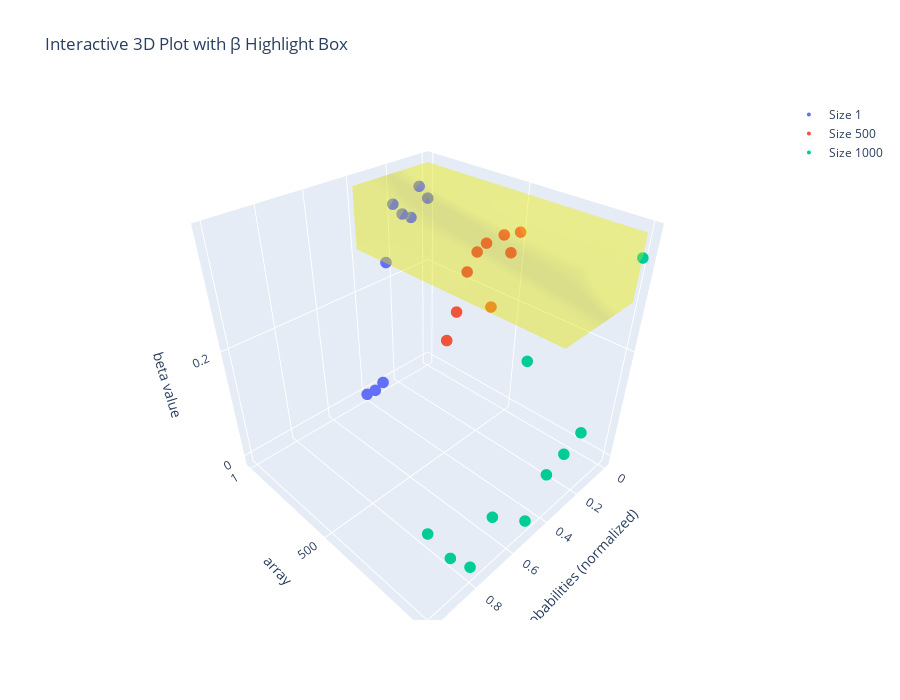

Here is the notebook cell this chart was saved with:
### Code cell
import plotly.graph_objects as go
import numpy as np


names = ['1', '500', '1000']

# =============================================
# Build interactive plot
# =============================================
fig = go.Figure()

for idx in range(3):
    x = np.array(p[idx])
    y = [idx] * len(x)
    z = beta[idx]

    fig.add_trace(go.Scatter3d(
        x=x, y=y, z=z,
        mode='markers',
        name=f"Size {names[idx]}",
        marker=dict(size=4),
        line=dict(width=4)
    ))

# =============================================
# Add transparent highlight box for β ∈ [0.28, 0.38]
# =============================================

# Box corners
x_min, x_max = 0, 0.4     # normalized probabilities span
y_min, y_max = 0, 2     # covers all curves (0→1→2)
z_min, z_max = 0.28, 0.38

# 8 vertices of the cuboid
X = [x_min, x_max, x_max, x_min, x_min, x_max, x_max, x_min]
Y = [y_min, y_min, y_max, y_max, y_min, y_min, y_max, y_max]
Z = [z_min, z_min, z_min, z_min, z_max, z_max, z_max, z_max]

fig.add_trace(go.Mesh3d(
    x=X, y=Y, z=Z,
    opacity=0.25,           # transparent
    color='yellow',         # highlight color
    flatshading=False,
    name='β range 0.28–0.38',
    showscale=False,
    alphahull=0
))

# =============================================
# Axis labels and formatting
# =============================================

fig.update_layout(
    scene=dict(
        xaxis_title='probabilities (normalized)',
        yaxis_title='array',
        zaxis_title='beta value',
        yaxis=dict(
            tickmode='array',
            tickvals=[0, 1, 2],
            ticktext=['1', '500', '1000']
        )
    ),
    width=900,
    height=700,
    title='Interactive 3D Plot with β Highlight Box'
)

fig.show()

### Figure 1 — Plotly figure (JSON) as saved in the notebook; plotly's stock layout.template omitted (floating-point values rounded to 4 significant figures)
{"data": [{"line": {"width": 4}, "marker": {"size": 4}, "mode": "markers", "name": "Size 1", "type": "scatter3d", "x": [0.0, 0.05, 0.1, 0.15, 0.2, 0.25, 0.3, 0.35, 0.4], "y": [0, 0, 0, 0, 0, 0, 0, 0, 0], "z": [0.3204, 0.3454, 0.2981, 0.3095, 0.3314, 0.237, 0.00021, -0.007599, -0.005959]}, {"line": {"width": 4}, "marker": {"size": 4}, "mode": "markers", "name": "Size 500", "type": "scatter3d", "x": [0.0, 0.05, 0.1, 0.15, 0.2, 0.25, 0.3, 0.35, 0.4], "y": [1, 1, 1, 1, 1, 1, 1, 1, 1], "z": [0.3204, 0.2939, 0.3283, 0.217, 0.3281, 0.3212, 0.2974, 0.2409, 0.2014]}, {"line": {"width": 4}, "marker": {"size": 4}, "mode": "markers", "name": "Size 1000", "type": "scatter3d", "x": [0.0, 0.2, 0.3, 0.4, 0.5, 0.6, 0.7, 0.8, 0.9, 1.0], "y": [2, 2, 2, 2, 2, 2, 2, 2, 2, 2], "z": [0.3456, 0.09761, 0.0819, 0.06904, 0.005546, 0.3008, 0.07728, 0.01278, 0.06696, 0.1454]}, {"alphahull": 0, "color": "yellow", "flatshading": false, "name": "β range 0.28–0.38", "opacity": 0.25, "showscale": false, "type": "mesh3d", "x": [0, 0.4, 0.4, 0, 0, 0.4, 0.4, 0], "y": [0, 0, 2, 2, 0, 0, 2, 2], "z": [0.28, 0.28, 0.28, 0.28, 0.38, 0.38, 0.38, 0.38]}], "layout": {"height": 700, "scene": {"xaxis": {"title": {"text": "probabilities (normalized)"}}, "yaxis": {"tickmode": "array", "ticktext": ["1", "500", "1000"], "tickvals": [0, 1, 2], "title": {"text": "array"}}, "zaxis": {"title": {"text": "beta value"}}}, "title": {"text": "Interactive 3D Plot with β Highlight Box"}, "width": 900}}
